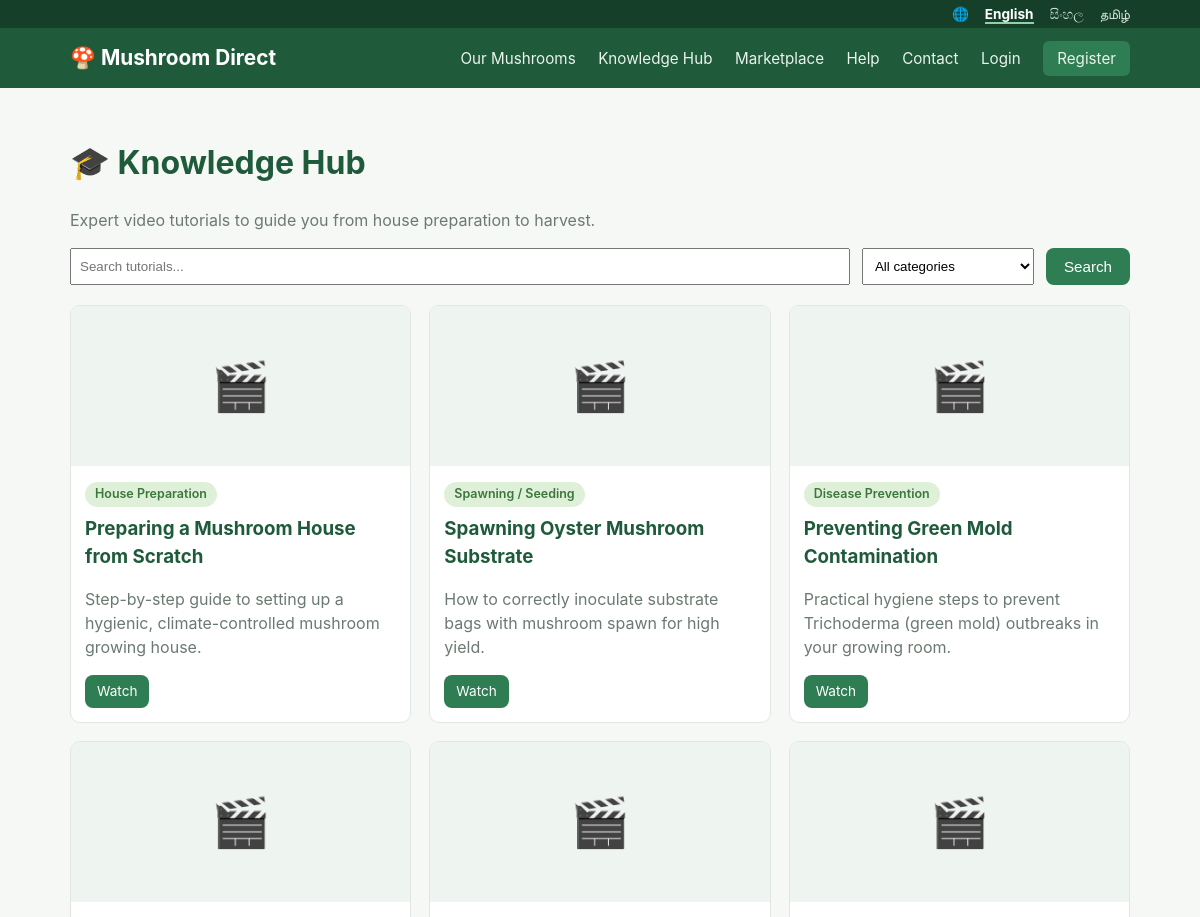
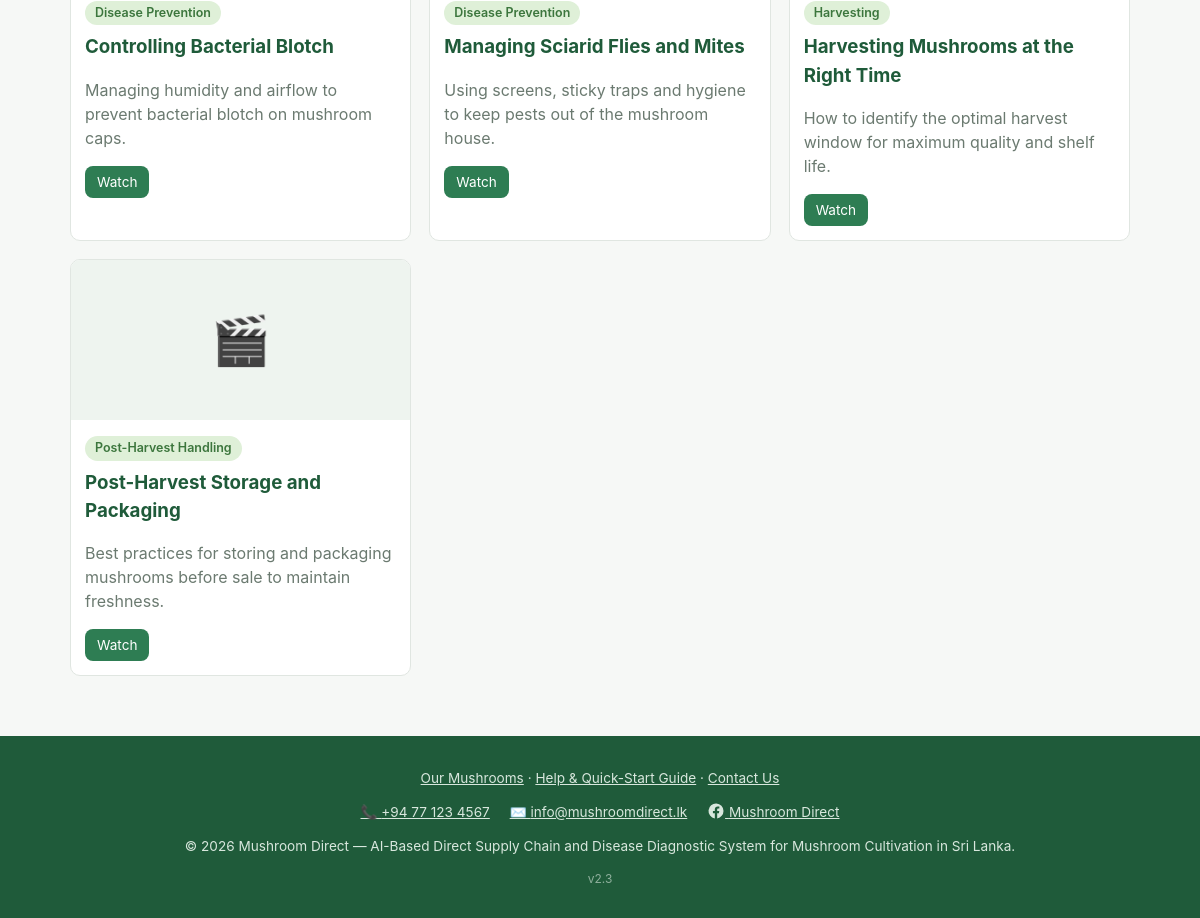
Page /knowledge/index.php on the committed database (2 pictures, top to bottom).
### tables this page shows
CREATE TABLE tutorials (
  id INT AUTO_INCREMENT PRIMARY KEY,
  category_id INT NULL,
  title VARCHAR(200) NOT NULL,
  title_si VARCHAR(255) NULL,
  title_ta VARCHAR(255) NULL,
  description TEXT,
  description_si TEXT,
  description_ta TEXT,
  video_url VARCHAR(255) NOT NULL,
  thumbnail VARCHAR(255),
  related_disease_id INT NULL COMMENT 'Used for FR-EDU.4 related-tutorial suggestions',
  created_at TIMESTAMP DEFAULT CURRENT_TIMESTAMP,
  FOREIGN KEY (category_id) REFERENCES tutorial_categories(id),
  FOREIGN KEY (related_disease_id) REFERENCES disease_types(id)
);

CREATE TABLE tutorial_categories (
  id INT AUTO_INCREMENT PRIMARY KEY,
  name VARCHAR(100) NOT NULL,
  name_si VARCHAR(150) NULL,
  name_ta VARCHAR(150) NULL
);

### includes/functions.php (called while the page is built, shortened)
<?php
function e($value) {
    return htmlspecialchars((string) $value, ENT_QUOTES, 'UTF-8');
}
function current_lang() {
    static $lang = null;
    if ($lang === null) {
        $lang = $_SESSION['lang'] ?? ($_COOKIE['lang'] ?? 'en');
    }
    return $lang;
}
function set_lang_from_request() {
    $lang = $_GET['lang'] ?? null;
}
function t($key, array $vars = []) {
    static $strings = [];
    $lang = current_lang();
    if (!isset($strings[$lang])) {
        $strings['en'] = $strings['en'] ?? require __DIR__ . '/../lang/en.php';
        $strings[$lang] = $lang === 'en' ? $strings['en'] : require __DIR__ . '/../lang/' . $lang . '.php';
    }
    $text = $strings[$lang][$key] ?? ($strings['en'][$key] ?? $key);
    return $text;
}
function te($key, array $vars = []) {
    return e(t($key, $vars));
}
function tr_field($row, $field) {
    $lang = current_lang();
    return $row[$field] ?? '';
}
function lang_url($code) {
    $query = $_GET;
    $query['lang'] = $code;
    return strtok($_SERVER['REQUEST_URI'] ?? '', '?') . '?' . http_build_query($query);
}
function tel_link($phone) {
    return 'tel:' . preg_replace('/[^0-9+]/', '', $phone);
}

### includes/auth.php (called while the page is built, shortened)
<?php
function current_user() {
    return $_SESSION['user'] ?? null;
}

### knowledge/index.php (the view, shortened to what this page needs)
<?php
require_once __DIR__ . '/../includes/bootstrap.php';
$search = trim($_GET['q'] ?? '');
$sql = 'SELECT t.*, c.name AS category_name, c.name_si AS category_name_si, c.name_ta AS category_name_ta FROM tutorials t LEFT JOIN tutorial_categories c ON c.id = t.category_id WHERE 1=1';
$params = [];
$sql .= ' ORDER BY t.created_at DESC';
$stmt = $pdo->prepare($sql);
$stmt->execute($params);
$tutorials = $stmt->fetchAll();
include __DIR__ . '/../includes/header.php';
?>
<h1>🎓 <?= te('nav.knowledge') ?></h1>
<p class="muted"><?= te('kh.intro') ?></p>
<form method="get" action="" style="display:flex; gap:12px; flex-wrap:wrap; margin-bottom:20px;">
  <input type="text" name="q" value="<?= e($search) ?>" placeholder="<?= te('kh.search_ph') ?>" style="padding:8px; flex:1; min-width:200px;">
  <select name="category" style="padding:8px;">
    <option value="0"><?= te('kh.all_categories') ?></option>
  </select>
  <button type="submit" class="btn" style="margin-top:0;"><?= te('common.search') ?></button>
</form>
<?php if (!$tutorials): ?>
  <p class="muted"><?= te('kh.none') ?></p>
<?php else: ?>
  <div class="grid">
    <?php foreach ($tutorials as $t): ?>
      <div class="tutorial-card">
        <?php if ($t['thumbnail']): ?>
          <img src="<?= BASE_URL ?>/assets/uploads/tutorials/<?= e($t['thumbnail']) ?>" alt="">
        <?php else: ?>
          <div class="pic-fallback" style="height:160px; min-height:0; font-size:3rem;">🎬</div>
        <?php endif; ?>
        <div class="body">
          <span class="badge badge-active"><?= e($t['category_name'] ? tr_field($t, 'category_name') : t('kh.general')) ?></span>
          <h3 style="margin: 8px 0 4px;"><?= e(tr_field($t, 'title')) ?></h3>
          <p class="muted"><?= e(mb_strimwidth(tr_field($t, 'description'), 0, 110, '...')) ?></p>
          <a href="<?= BASE_URL ?>/knowledge/view.php?id=<?= (int) $t['id'] ?>" class="btn btn-small"><?= te('diag.watch') ?></a>
        </div>
      </div>
    <?php endforeach; ?>
  </div>
<?php endif; ?>
<?php include __DIR__ . '/../includes/footer.php'; ?>

### includes/header.php (shortened to what this page needs)
<?php
$user = current_user();
$lang = current_lang();
?>
<!DOCTYPE html>
<html lang="<?= e($lang) ?>">
<head>
<link rel="stylesheet" href="<?= BASE_URL ?>/assets/css/style.css">
</head>
<body class="lang-<?= e($lang) ?>">
<div class="lang-bar">
  <div class="container">
    🌐
    <?php foreach (LANGUAGES as $code => $label): ?>
      <a href="<?= e(lang_url($code)) ?>" class="<?= $code === $lang ? 'active' : '' ?>"><?= e($label) ?></a>
    <?php endforeach; ?>
  </div>
</div>
<header class="site-header">
  <div class="container header-inner">
    <a class="brand" href="<?= BASE_URL ?>/index.php">🍄 <?= te('app.name') ?></a>
    <nav class="main-nav">
      <a href="<?= BASE_URL ?>/mushrooms/index.php"><?= te('nav.mushrooms') ?></a>
      <a href="<?= BASE_URL ?>/knowledge/index.php"><?= te('nav.knowledge') ?></a>
      <?php if (!$user): ?>
        <a href="<?= BASE_URL ?>/buyer/marketplace.php"><?= te('nav.marketplace') ?></a>
        <a href="<?= BASE_URL ?>/help.php"><?= te('nav.help') ?></a>
        <a href="<?= BASE_URL ?>/contact.php"><?= te('nav.contact') ?></a>
        <a href="<?= BASE_URL ?>/auth/login.php"><?= te('nav.login') ?></a>
        <a href="<?= BASE_URL ?>/auth/register.php" class="btn-nav"><?= te('nav.register') ?></a>
      <?php endif; ?>
    </nav>
  </div>
</header>
<main class="container page-main">

### includes/footer.php
</main>
<footer class="site-footer">
  <div class="container">
    <p>
      <a href="<?= BASE_URL ?>/mushrooms/index.php" style="color:inherit;"><?= te('nav.mushrooms') ?></a> &middot;
      <a href="<?= BASE_URL ?>/help.php" style="color:inherit;"><?= te('footer.help') ?></a> &middot;
      <a href="<?= BASE_URL ?>/contact.php" style="color:inherit;"><?= te('contact.title') ?></a>
    </p>
    <p class="footer-contact">
      <a href="<?= e(tel_link(CONTACT_PHONE)) ?>">📞 <?= e(CONTACT_PHONE) ?></a>
      <a href="mailto:<?= e(CONTACT_EMAIL) ?>">✉️ <?= e(CONTACT_EMAIL) ?></a>
      <a href="<?= e(CONTACT_FACEBOOK_URL) ?>" target="_blank" rel="noopener"><?= FACEBOOK_ICON ?> <?= e(CONTACT_FACEBOOK_NAME) ?></a>
    </p>
    <p>&copy; <?= date('Y') ?> <?= te('app.name') ?> &mdash; <?= te('footer.tagline') ?></p>
    <p style="opacity:.6; font-size:.75rem;">v<?= e(APP_VERSION) ?></p>
  </div>
</footer>
</body>
</html>

### assets/css/style.css (style rules this page uses)
:root { --green: #2e7d53; --green-dark: #1f5b3a; --navy: #1f4e5f; --bg: #f6f8f6; --card: #ffffff; --text: #26332c; --muted: #6b7a70; --border: #e0e6e1; --danger: #c0392b; --radius: 10px; }
* { box-sizing: border-box; }
body { margin: 0; font-family: -apple-system, "Segoe UI", Roboto, Arial, sans-serif; background: var(--bg); color: var(--text); line-height: 1.5; }
.container { max-width: 1100px; margin: 0 auto; padding: 0 20px; }
.site-header { background: var(--green-dark); color: #fff; }
.header-inner { display: flex; justify-content: space-between; align-items: center; flex-wrap: wrap; padding: 14px 20px; }
.brand { color: #fff; font-size: 1.3rem; font-weight: 700; text-decoration: none; }
.main-nav a { color: #eaf3ec; text-decoration: none; margin-left: 18px; font-size: 0.95rem; }
.main-nav .btn-nav { background: var(--green); padding: 8px 14px; border-radius: 6px; }
.page-main { padding: 30px 20px 60px; min-height: 60vh; }
h1, h2, h3 { color: var(--green-dark); }
.grid { display: grid; gap: 18px; grid-template-columns: repeat(auto-fill, minmax(260px, 1fr)); }
.listing-card, .tutorial-card { background: var(--card); border: 1px solid var(--border); border-radius: var(--radius); overflow: hidden; }
.listing-card .body, .tutorial-card .body { padding: 14px; }
.btn { display: inline-block; background: var(--green); color: #fff; border: none; padding: 10px 18px; border-radius: 8px; font-size: 0.95rem; cursor: pointer; text-decoration: none; margin-top: 16px; }
.btn-small { padding: 6px 12px; font-size: 0.85rem; margin-top: 0; }
.badge { display: inline-block; padding: 3px 10px; border-radius: 999px; font-size: 0.78rem; font-weight: 600; }
.badge-active { background: #dff0d8; color: #3c763d; }
.muted { color: var(--muted); }
.site-footer { background: var(--green-dark); color: #d8e7dd; text-align: center; padding: 18px 0; font-size: 0.85rem; }
.lang-bar { background: #163f29; font-size: 0.85rem; padding: 4px 0; text-align: right; color: #cfe3d6; }
.lang-bar a { color: #cfe3d6; text-decoration: none; margin-left: 12px; }
.lang-bar a.active { color: #fff; font-weight: 700; border-bottom: 2px solid #8fd1a8; }
.pic-fallback { background: #eef4ef; display: flex; align-items: center; justify-content: center; height: 100%; min-height: 180px; }
.footer-contact a { color: inherit; margin: 0 8px; white-space: nowrap; }

### rows in the picture
tutorials: category.name "House Preparation", title "Preparing a Mushroom House from Scratch", description "Step-by-step guide to setting up a hygienic, climate-controlled mushroom growing house."
tutorials: category.name "Spawning / Seeding", title "Spawning Oyster Mushroom Substrate", description "How to correctly inoculate substrate bags with mushroom spawn for high yield."
tutorials: category.name "Disease Prevention", title "Preventing Green Mold Contamination", description "Practical hygiene steps to prevent Trichoderma (green mold) outbreaks in your growing room."
tutorials: category.name "Disease Prevention", title "Controlling Bacterial Blotch", description "Managing humidity and airflow to prevent bacterial blotch on mushroom caps."
tutorials: category.name "Disease Prevention", title "Managing Sciarid Flies and Mites", description "Using screens, sticky traps and hygiene to keep pests out of the mushroom house."
tutorials: category.name "Harvesting", title "Harvesting Mushrooms at the Right Time", description "How to identify the optimal harvest window for maximum quality and shelf life."
tutorials: category.name "Post-Harvest Handling", title "Post-Harvest Storage and Packaging", description "Best practices for storing and packaging mushrooms before sale to maintain freshness."

### other values in the picture
$label "English"
$label "සිංහල"
$label "தமிழ்"
te('app.name') "Mushroom Direct"
te('nav.mushrooms') "Our Mushrooms"
te('nav.knowledge') "Knowledge Hub"
te('nav.marketplace') "Marketplace"
te('nav.help') "Help"
te('nav.contact') "Contact"
te('nav.login') "Login"
te('nav.register') "Register"
te('kh.intro') "Expert video tutorials to guide you from house preparation to harvest."
te('common.search') "Search"
te('footer.help') "Help & Quick-Start Guide"
te('contact.title') "Contact Us"
